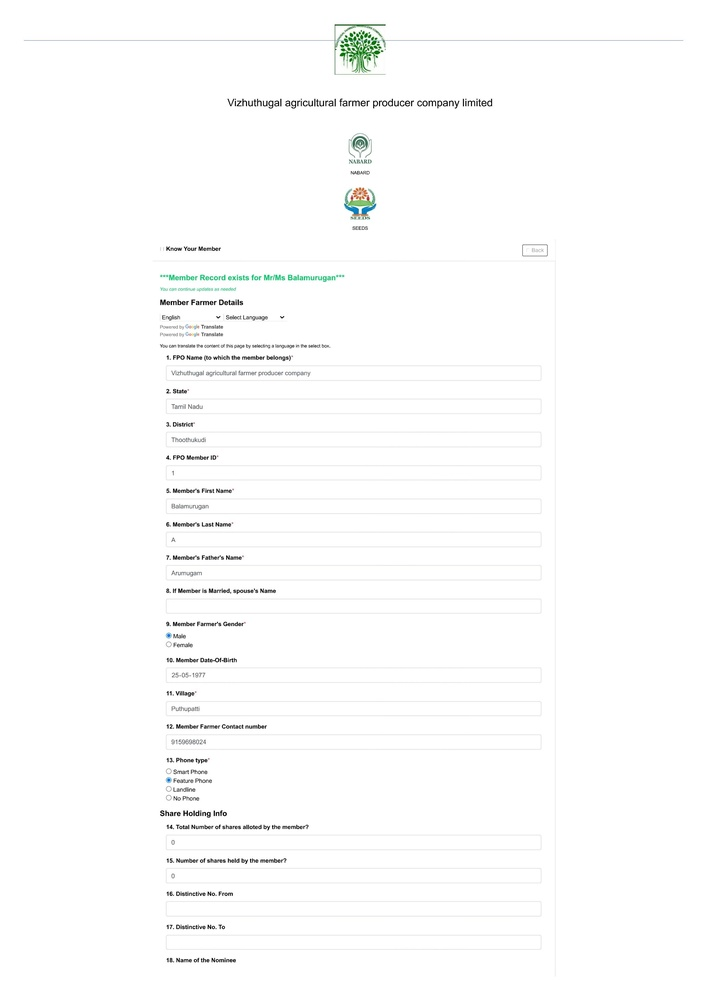
#> input picture 0003.jpg, 706 x 999 px, shrunk from 2481 x 3509 before the run
$ python diff.py
#> lines starting #> are read from the running program, lines starting #| are printed output that depends on the picture; after the words box and inside, x2 and y2 are one past the last pixel; in counts of white or black regions, pixels touching at a corner belong together
import cv2
import numpy as np

img1 = cv2.imread("0003.jpg")
#> img1 is the input picture: shape (999, 706, 3); mean B, G, R 252.3, 252.5, 252.2
img2 = cv2.imread("0002.jpg")
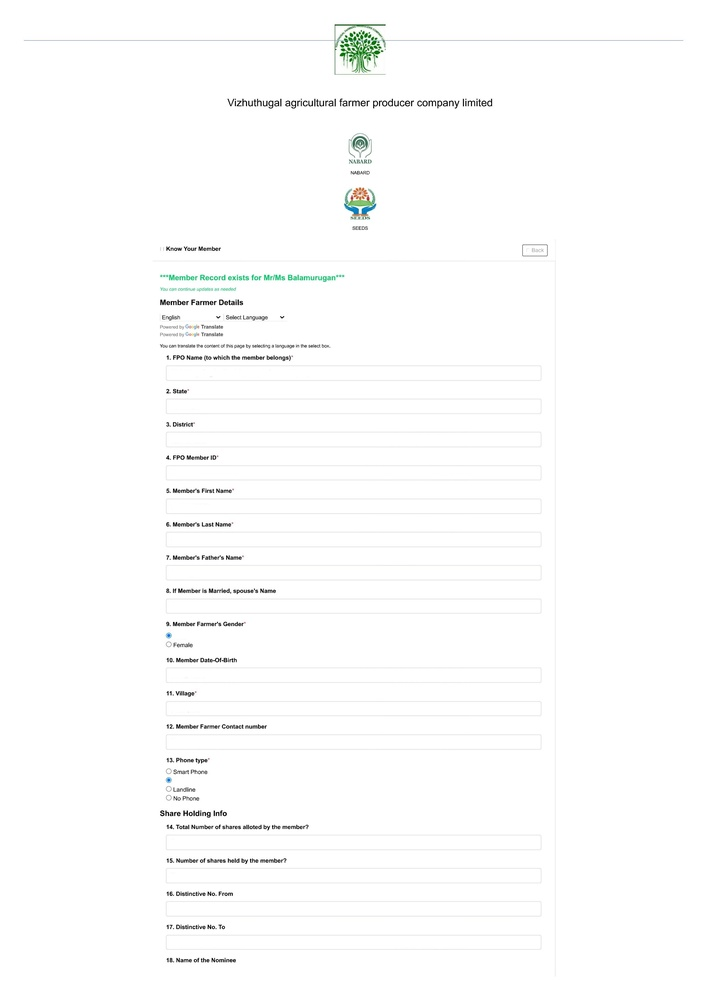
#> input picture 0002.jpg, 706 x 999 px, shrunk from 2481 x 3509 before the run
#> img2 is the input picture: shape (999, 706, 3); mean B, G, R 252.5, 252.7, 252.4
# print(cv2.shape, cv1.shape)
diff = cv2.absdiff(img1, img2)
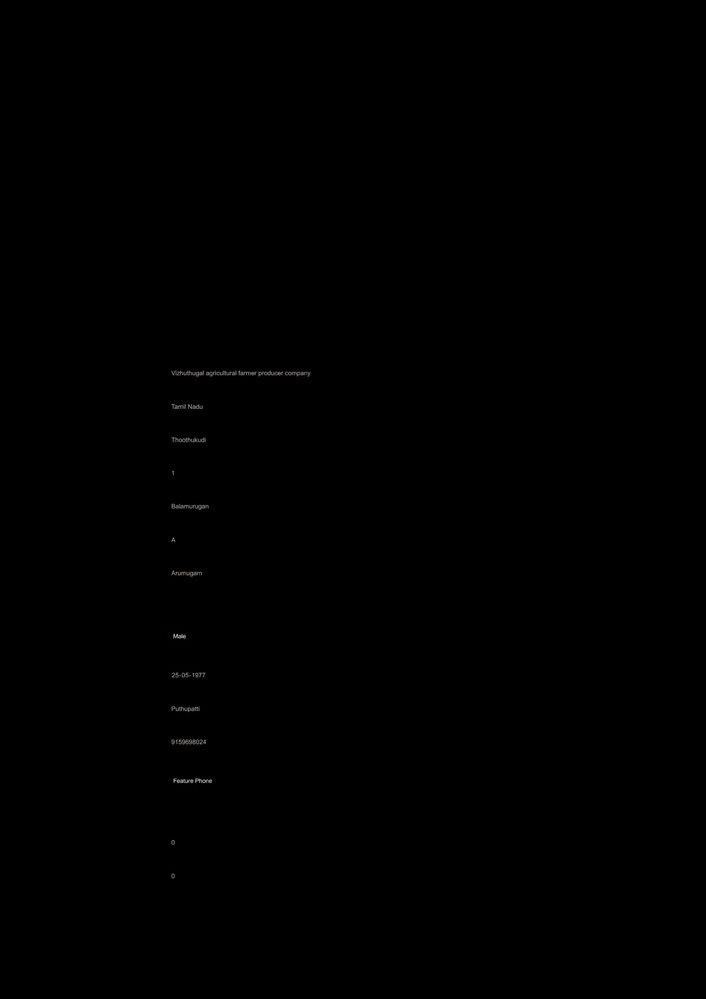
#> diff: shape (999, 706, 3); mean B, G, R 0.2, 0.2, 0.2
mask = cv2.cvtColor(diff, cv2.COLOR_BGR2GRAY)

th = 1
imask =  mask>th
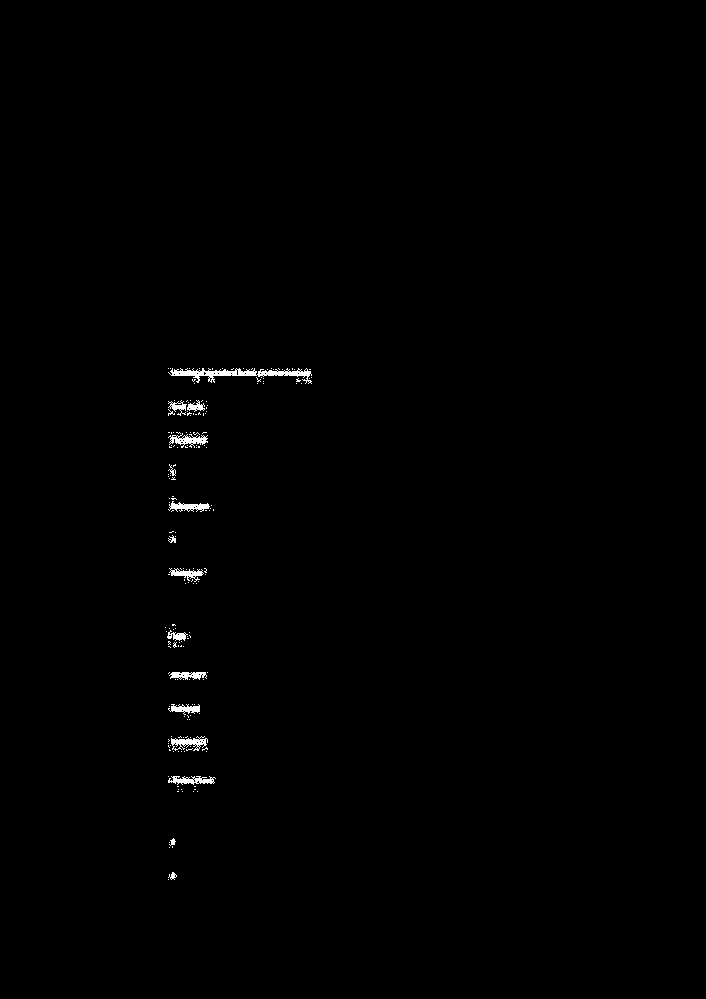
#> imask: shape (999, 706) bool; 0.47% white; 181 white regions (166 under 20 px), largest, box (x1, y1, x2, y2) and area: (168, 368, 312, 384) 838, (168, 433, 208, 448) 274, (171, 736, 208, 751) 271

canvas = np.zeros_like(img2, np.uint8)
canvas[imask] = img2[imask]

cv2.imwrite("result.png", canvas)
